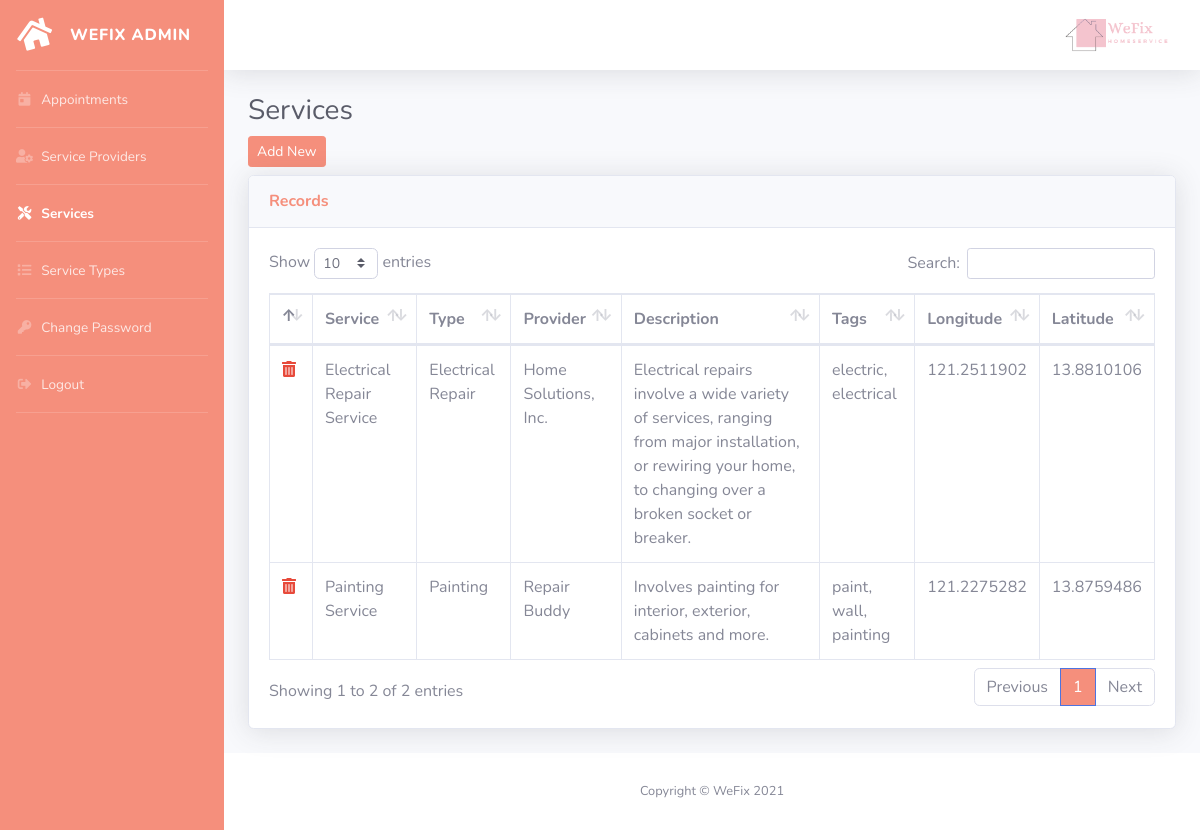
Page /admin/index.php?pg=services (signed in) on the committed database.
### tables this page shows
CREATE TABLE IF NOT EXISTS `services` (
  `id` int(11) NOT NULL AUTO_INCREMENT,
  `providerid` int(11) NOT NULL,
  `service` text NOT NULL,
  `description` text NOT NULL,
  `dateadded` datetime NOT NULL,
  `typeid` int(11) NOT NULL,
  `tags` text NOT NULL,
  `longitude` text NOT NULL,
  `latitude` text NOT NULL,
  `deleted` bit(1) NOT NULL DEFAULT b'0',
  PRIMARY KEY (`id`)
);

CREATE TABLE IF NOT EXISTS `service_types` (
  `id` int(11) NOT NULL AUTO_INCREMENT,
  `type` text NOT NULL,
  `deleted` bit(1) NOT NULL DEFAULT b'0',
  PRIMARY KEY (`id`)
);

CREATE TABLE IF NOT EXISTS `providers` (
  `id` int(11) NOT NULL AUTO_INCREMENT,
  `company` text NOT NULL,
  `contact` text NOT NULL,
  `email` text NOT NULL,
  `address` text NOT NULL,
  `password` text NOT NULL,
  `active` int(11) NOT NULL,
  `deleted` bit(1) NOT NULL DEFAULT b'0',
  `services` text NOT NULL,
  `img` text NOT NULL,
  PRIMARY KEY (`id`)
);

### admin/services.php (the view, shortened to what this page needs)
<h1 class="h3 mb-2 text-gray-800">Services</h1>
<input type="button" class="btn btn-sm btn-primary mb-2" data-toggle="modal" data-target="#add" value="Add New"></input>
<div class="card shadow mb-4">
	<div class="card-header py-3">
		<h6 class="m-0 font-weight-bold text-primary">Records</h6>
	</div>
	<div class="card-body">
		<div class="table-responsive">
			<table class="table table-bordered" id="dataTable" width="100%" cellspacing="0">
				<thead>
					<tr>
						<th></th>
						<th>Service</th>
						<th>Type</th>
						<th>Provider</th>
						<th>Description</th>
						<th>Tags</th>
						<th>Longitude</th>
						<th>Latitude</th>
					</tr>
				</thead>
				<tbody>
					<?php
					$items = mysql_query("select a.*, b.type, c.company from services a left join service_types b on a.typeid=b.id left join providers c on a.providerid=c.id where a.deleted=0 order by a.service");
					while($item = mysql_fetch_array($items)){
					?>
					<tr>
						<td><a href="#" data-toggle="modal" data-target="#delete" onclick="setID('<?php echo $item["id"];?>')" title="Click to delete"><span class="fas fa-trash-alt text-danger"></span></a></td>
						<td><?php echo $item["service"]; ?></td>
						<td><?php echo $item["type"]; ?></td>
						<td><?php echo $item["company"]; ?></td>
						<td><?php echo $item["description"]; ?></td>
						<td><?php echo $item["tags"]; ?></td>
						<td><?php echo $item["longitude"]; ?></td>
						<td><?php echo $item["latitude"]; ?></td>
					</tr>
					<?php
					}
					?>
				</tbody>
			</table>
		</div>
	</div>
</div>

### rows in the picture
services: service "Electrical Repair Service", service_types.type "Electrical Repair", providerid.company "Home Solutions, Inc.", description "Electrical repairs involve a wide variety of services, ranging from major installation, or rewiring your home, to changing over a broken socket or breaker.", tags "electric, electrical", longitude "121.2511902", latitude "13.8810106"
services: service "Painting Service", service_types.type "Painting", providerid.company "Repair Buddy", description "Involves painting for interior, exterior, cabinets and more.", tags "paint, wall, painting", longitude "121.2275282", latitude "13.8759486"
